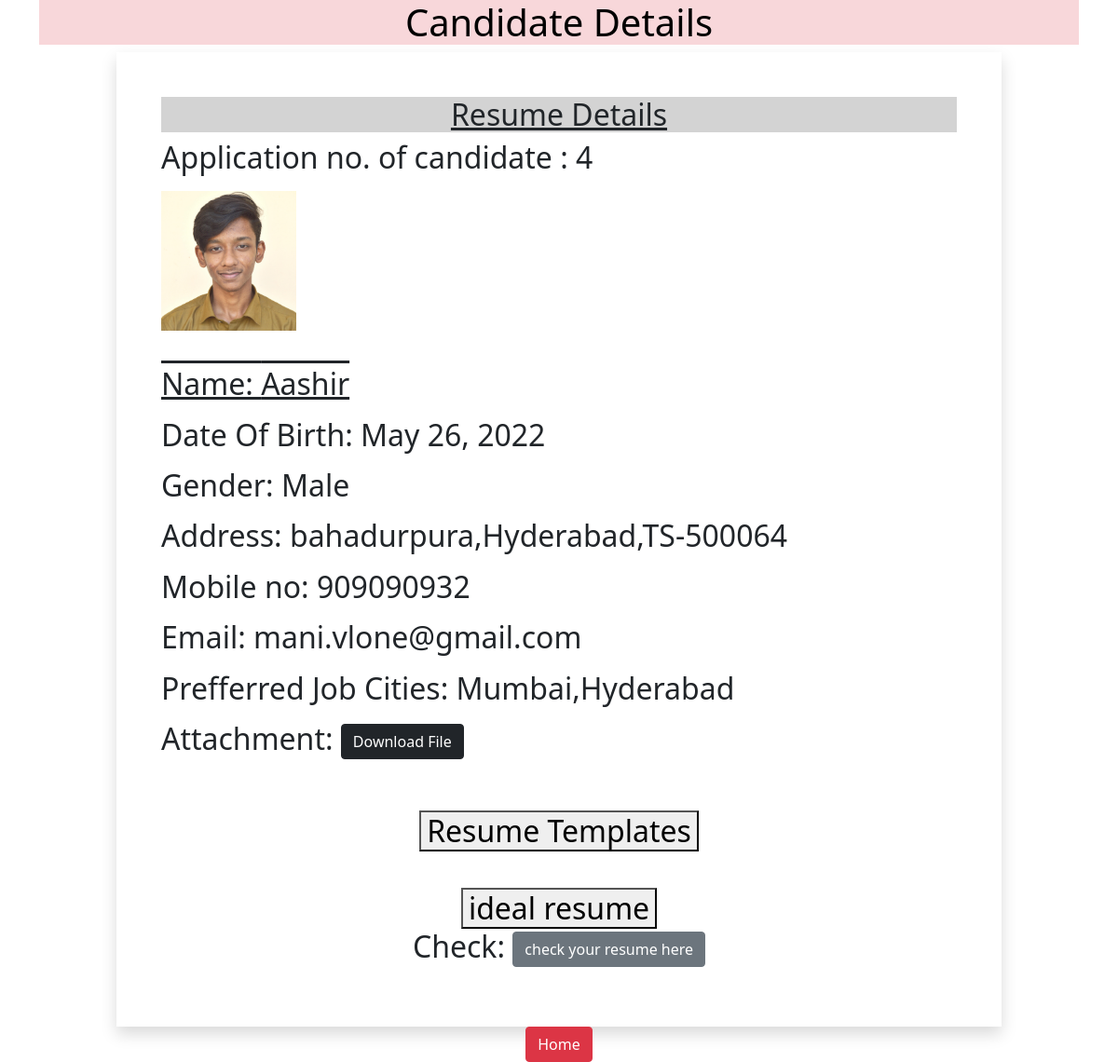
/4, run on the app's committed database.
### myapp/models.py (models this page shows)
class Resume(models.Model):
    name = models.CharField(max_length=100)
    date_of_birth = models.DateField(auto_now=False, auto_now_add=False)
    gender = models.CharField(max_length=100)
    address=models.CharField(max_length=100)
    city= models.CharField(max_length=100)
    pin = models.PositiveIntegerField()
    state = models.CharField(choices=STATE_CHOICE,max_length=50)
    mobile= models.PositiveIntegerField()
    email = models.EmailField()
    preferred_job_city = models.CharField(max_length=50)
    myprofile = models.ImageField(upload_to='profileimg',blank=True)
    my_file= models.FileField(upload_to='doc', blank=True)

### myapp/views.py (the view)
# urls.py: path('<int:pk>' , views.CandidateView.as_view(),name='candidate')
class CandidateView(View):
    def get(self, request, pk):
        candidate = Resume.objects.get(pk=pk)
        return render(request, 'myapp/candidate.html',{'candidate': candidate})

### myapp/templatetags/filter.py (called while the page is built)
@register.filter(name='remove_special')
def remove_chars(val,arg):
    print("Arg",arg)
    print("Value",val)
    for character in arg:
        print(character)
        val=val.replace(character,"")
    return val

### myapp/templates/myapp/candidate.html (shortened to what this page needs)
{%load filter%}
<html>
<head>
    <link href="https://cdn.jsdelivr.net/npm/bootstrap@5.0.0-beta2/dist/css/bootstrap.min.css" rel="stylesheet">
</head>
<body>
    <div class="container">
        <h1 style="color:black;font-family"Gill Sans", sans-serif;
        ;text-align:center;" class="alert-danger text-center">Candidate Details</h1>
        <div class="row">
            <div class="col-sm-10 shadow p-5 offset-sm-1 ">
                <h2 class="text-center" style="background-color:lightgrey"; "color:black"><u>Resume Details</u><h2>
                <p>Application no. of candidate : {{candidate.id}}</p>
                <img src="{{candidate.myprofile.url}}" alt="150" height = "150"><br><br>
                <p style= "text-decoration: overline underline">Name: {{candidate.name}}</p>
                <p style="background-color:white">Date Of Birth: {{candidate.date_of_birth}}</p>
                <p style="background-color:white">Gender: {{candidate.gender}}</p>
                <p style="background-color:white">Address: {{candidate.address}},{{candidate.city}},{{candidate.state}}-{{candidate.pin}}</p>
                <p style="background-color:white">Mobile no: {{candidate.mobile}}</p>
                <p style="background-color:white">Email: {{candidate.email}}</p>
                <p style="background-color:white">Prefferred Job Cities: {{candidate.preferred_job_city|remove_special:"[] '"}}</p>
                <p style="background-color:white">Attachment: <a href="{{candidate.my_file.url}}" class="btn btn-dark">Download File</a></p>
                <br>
                <div class="text-center";"height:50">
                    <button onclick="welcome()">Resume Templates</button>
                    </div>
                    <br>
                <div class="text-center">
                    <button onclick="ideal()">ideal resume</button>
                </div>
                <p style="text-align:center">Check: <a class="btn btn-secondary">check your resume here</a>
                </div>
                <div class="text-center">
                    <a href="/" class="btn btn-danger">Home</a>
                </div>
            </div>
        </div>
</body>
</html>

### data on the page
Resume: id "4", myprofile (picture), name "Aashir", date_of_birth "May 26, 2022", gender "Male", address "bahadurpura", city "Hyderabad", state "TS", pin "500064", mobile "909090932", email "mani.vlone@gmail.com", preferred_job_city|remove_special "Mumbai,Hyderabad"
